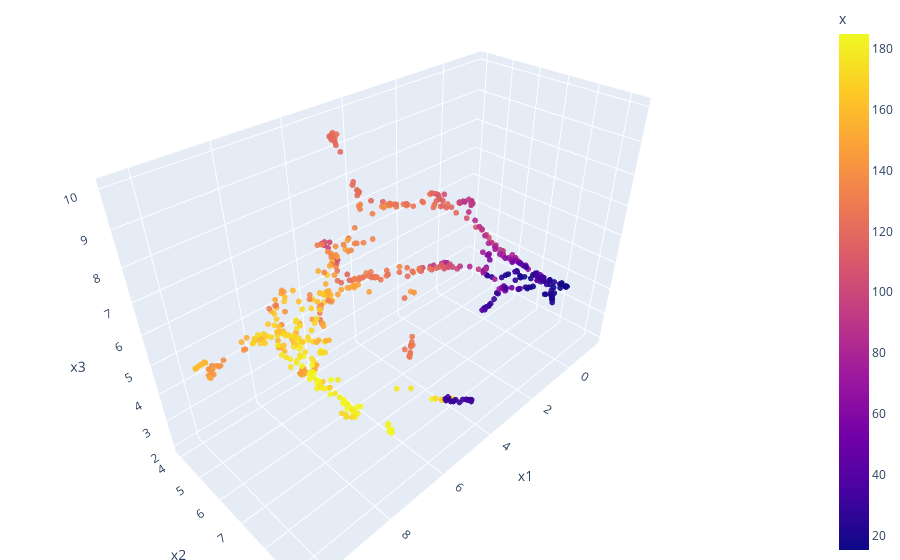

Notebook code for this chart:
### Code cell
fig = px.scatter_3d(df, x='x1', y='x2', z='x3',
              color='x', opacity=0.9)

fig.update_traces(marker_size=2)

# tight layout
fig.update_layout(margin=dict(l=0, r=0, b=0, t=0))
fig.show()

### Figure 1 — Plotly figure (JSON) as saved in the notebook; plotly's stock layout.template omitted (floating-point values rounded to 4 significant figures; data arrays with more than 128 entries replaced by an {"elided": "..."} marker saying what was removed)
{"data": [{"hovertemplate": "x1=%{x}<br>x2=%{y}<br>x3=%{z}<br>x=%{marker.color}<extra></extra>", "legendgroup": "", "marker": {"color": {"elided": "608 float values"}, "coloraxis": "coloraxis", "opacity": 0.9, "size": 2, "symbol": "circle"}, "mode": "markers", "name": "", "scene": "scene", "showlegend": false, "type": "scatter3d", "x": {"elided": "608 float values"}, "y": {"elided": "608 float values"}, "z": {"elided": "608 float values"}}], "layout": {"coloraxis": {"colorbar": {"title": {"text": "x"}}, "colorscale": [[0, "#0d0887"], [0.1111, "#46039f"], [0.2222, "#7201a8"], [0.3333, "#9c179e"], [0.4444, "#bd3786"], [0.5556, "#d8576b"], [0.6667, "#ed7953"], [0.7778, "#fb9f3a"], [0.8889, "#fdca26"], [1, "#f0f921"]]}, "legend": {"tracegroupgap": 0}, "margin": {"b": 0, "l": 0, "r": 0, "t": 0}, "scene": {"domain": {"x": [0, 1], "y": [0, 1]}, "xaxis": {"title": {"text": "x1"}}, "yaxis": {"title": {"text": "x2"}}, "zaxis": {"title": {"text": "x3"}}}}}
